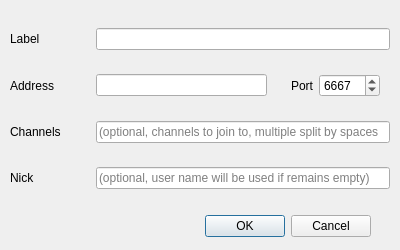
<?xml version="1.0" encoding="UTF-8"?>
<ui version="4.0">
 <class>IRCconnectionCreateDialog</class>
 <widget class="QDialog" name="IRCconnectionCreateDialog">
  <property name="geometry">
   <rect>
    <x>0</x>
    <y>0</y>
    <width>400</width>
    <height>250</height>
   </rect>
  </property>
  <property name="windowTitle">
   <string>Dialog</string>
  </property>
  <widget class="QDialogButtonBox" name="buttonBox">
   <property name="geometry">
    <rect>
     <x>30</x>
     <y>210</y>
     <width>341</width>
     <height>32</height>
    </rect>
   </property>
   <property name="orientation">
    <enum>Qt::Horizontal</enum>
   </property>
   <property name="standardButtons">
    <set>QDialogButtonBox::Cancel|QDialogButtonBox::Ok</set>
   </property>
  </widget>
  <widget class="QWidget" name="verticalLayoutWidget">
   <property name="geometry">
    <rect>
     <x>10</x>
     <y>10</y>
     <width>380</width>
     <height>200</height>
    </rect>
   </property>
   <layout class="QVBoxLayout" name="verticalLayout">
    <item>
     <layout class="QHBoxLayout" name="horizontalLayout">
      <item>
       <widget class="QLabel" name="label1">
        <property name="minimumSize">
         <size>
          <width>80</width>
          <height>0</height>
         </size>
        </property>
        <property name="text">
         <string>Label</string>
        </property>
        <property name="margin">
         <number>15</number>
        </property>
       </widget>
      </item>
      <item>
       <widget class="QLineEdit" name="editLabel"/>
      </item>
     </layout>
    </item>
    <item>
     <layout class="QHBoxLayout" name="horizontalLayout_4">
      <property name="leftMargin">
       <number>0</number>
      </property>
      <property name="rightMargin">
       <number>10</number>
      </property>
      <item>
       <widget class="QLabel" name="label2">
        <property name="minimumSize">
         <size>
          <width>80</width>
          <height>0</height>
         </size>
        </property>
        <property name="text">
         <string>Address</string>
        </property>
        <property name="margin">
         <number>15</number>
        </property>
       </widget>
      </item>
      <item>
       <widget class="QLineEdit" name="editAddress"/>
      </item>
      <item>
       <widget class="QLabel" name="label3">
        <property name="minimumSize">
         <size>
          <width>40</width>
          <height>0</height>
         </size>
        </property>
        <property name="maximumSize">
         <size>
          <width>40</width>
          <height>16777215</height>
         </size>
        </property>
        <property name="text">
         <string>Port</string>
        </property>
        <property name="alignment">
         <set>Qt::AlignRight|Qt::AlignTrailing|Qt::AlignVCenter</set>
        </property>
        <property name="margin">
         <number>5</number>
        </property>
       </widget>
      </item>
      <item>
       <widget class="QSpinBox" name="portEdit">
        <property name="wrapping">
         <bool>false</bool>
        </property>
        <property name="minimum">
         <number>1000</number>
        </property>
        <property name="maximum">
         <number>65535</number>
        </property>
        <property name="value">
         <number>6667</number>
        </property>
        <property name="margin" stdset="0">
         <number>15</number>
        </property>
       </widget>
      </item>
     </layout>
    </item>
    <item>
     <layout class="QHBoxLayout" name="horizontalLayout_3">
      <item>
       <widget class="QLabel" name="label4">
        <property name="minimumSize">
         <size>
          <width>80</width>
          <height>0</height>
         </size>
        </property>
        <property name="text">
         <string>Channels</string>
        </property>
        <property name="margin">
         <number>15</number>
        </property>
       </widget>
      </item>
      <item>
       <widget class="QLineEdit" name="editChannels">
        <property name="placeholderText">
         <string>(optional, channels to join to, multiple split by spaces</string>
        </property>
       </widget>
      </item>
     </layout>
    </item>
    <item>
     <layout class="QHBoxLayout" name="horizontalLayout_5">
      <item>
       <widget class="QLabel" name="label5">
        <property name="minimumSize">
         <size>
          <width>80</width>
          <height>0</height>
         </size>
        </property>
        <property name="text">
         <string>Nick</string>
        </property>
        <property name="margin">
         <number>15</number>
        </property>
       </widget>
      </item>
      <item>
       <widget class="QLineEdit" name="editNick">
        <property name="placeholderText">
         <string>(optional, user name will be used if remains empty)</string>
        </property>
       </widget>
      </item>
     </layout>
    </item>
   </layout>
  </widget>
 </widget>
 <resources/>
 <connections>
  <connection>
   <sender>buttonBox</sender>
   <signal>accepted()</signal>
   <receiver>IRCconnectionCreateDialog</receiver>
   <slot>accept()</slot>
   <hints>
    <hint type="sourcelabel">
     <x>248</x>
     <y>254</y>
    </hint>
    <hint type="destinationlabel">
     <x>157</x>
     <y>274</y>
    </hint>
   </hints>
  </connection>
  <connection>
   <sender>buttonBox</sender>
   <signal>rejected()</signal>
   <receiver>IRCconnectionCreateDialog</receiver>
   <slot>reject()</slot>
   <hints>
    <hint type="sourcelabel">
     <x>316</x>
     <y>260</y>
    </hint>
    <hint type="destinationlabel">
     <x>286</x>
     <y>274</y>
    </hint>
   </hints>
  </connection>
 </connections>
</ui>
